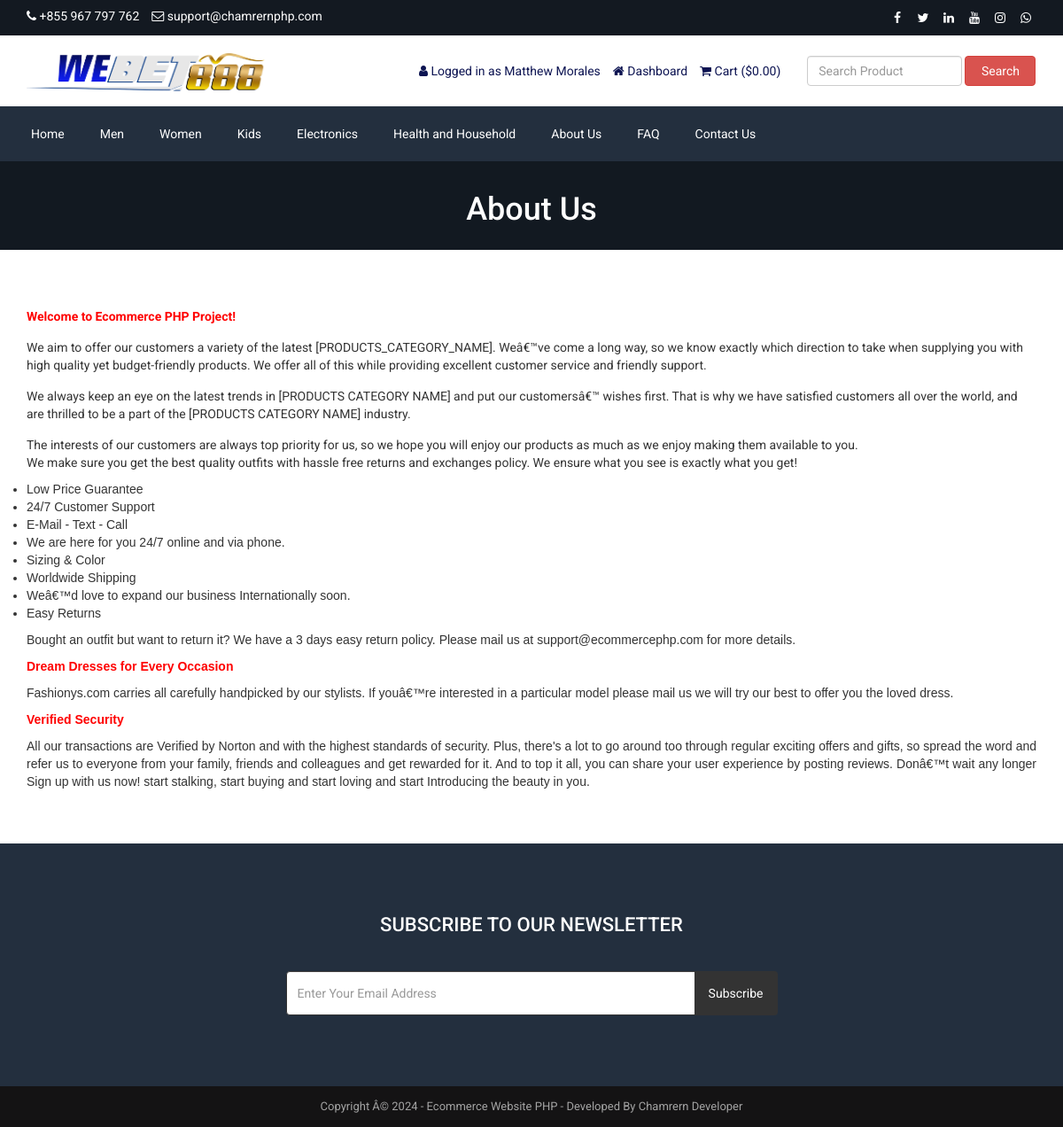
The page /about.php (signed in) on the database its author committed.
### tables this page shows
CREATE TABLE IF NOT EXISTS `tbl_settings` (
  `id` int(11) NOT NULL AUTO_INCREMENT,
  `logo` varchar(255) NOT NULL,
  `favicon` varchar(255) NOT NULL,
  `footer_about` text NOT NULL,
  `footer_copyright` text NOT NULL,
  `contact_address` text NOT NULL,
  `contact_email` varchar(255) NOT NULL,
  `contact_phone` varchar(255) NOT NULL,
  `contact_fax` varchar(255) NOT NULL,
  `contact_map_iframe` text NOT NULL,
  `receive_email` varchar(255) NOT NULL,
  `receive_email_subject` varchar(255) NOT NULL,
  `receive_email_thank_you_message` text NOT NULL,
  `forget_password_message` text NOT NULL,
  `total_recent_post_footer` int(10) NOT NULL,
  `total_popular_post_footer` int(10) NOT NULL,
  `total_recent_post_sidebar` int(11) NOT NULL,
  `total_popular_post_sidebar` int(11) NOT NULL,
  `total_featured_product_home` int(11) NOT NULL,
  `total_latest_product_home` int(11) NOT NULL,
  `total_popular_product_home` int(11) NOT NULL,
  `meta_title_home` text NOT NULL,
  `meta_keyword_home` text NOT NULL,
  `meta_description_home` text NOT NULL,
  `banner_login` varchar(255) NOT NULL,
  `banner_registration` varchar(255) NOT NULL,
  `banner_forget_password` varchar(255) NOT NULL,
  `banner_reset_password` varchar(255) NOT NULL,
  `banner_search` varchar(255) NOT NULL,
  `banner_cart` varchar(255) NOT NULL,
  `banner_checkout` varchar(255) NOT NULL,
  `banner_product_category` varchar(255) NOT NULL,
  `banner_blog` varchar(255) NOT NULL,
  `cta_title` varchar(255) NOT NULL,
  `cta_content` text NOT NULL,
  `cta_read_more_text` varchar(255) NOT NULL,
  `cta_read_more_url` varchar(255) NOT NULL,
  `cta_photo` varchar(255) NOT NULL,
  `featured_product_title` varchar(255) NOT NULL,
  `featured_product_subtitle` varchar(255) NOT NULL,
  `latest_product_title` varchar(255) NOT NULL,
  `latest_product_subtitle` varchar(255) NOT NULL,
  `popular_product_title` varchar(255) NOT NULL,
  `popular_product_subtitle` varchar(255) NOT NULL,
  `testimonial_title` varchar(255) NOT NULL,
  `testimonial_subtitle` varchar(255) NOT NULL,
  `testimonial_photo` varchar(255) NOT NULL,
  `blog_title` varchar(255) NOT NULL,
  `blog_subtitle` varchar(255) NOT NULL,
  `newsletter_text` text NOT NULL,
  `paypal_email` varchar(255) NOT NULL,
  `stripe_public_key` varchar(255) NOT NULL,
  `stripe_secret_key` varchar(255) NOT NULL,
  `bank_detail` text NOT NULL,
  `before_head` text NOT NULL,
  `after_body` text NOT NULL,
  `before_body` text NOT NULL,
  `home_service_on_off` int(11) NOT NULL,
  `home_welcome_on_off` int(11) NOT NULL,
  `home_featured_product_on_off` int(11) NOT NULL,
  `home_latest_product_on_off` int(11) NOT NULL,
  `home_popular_product_on_off` int(11) NOT NULL,
  `home_testimonial_on_off` int(11) NOT NULL,
  `home_blog_on_off` int(11) NOT NULL,
  `newsletter_on_off` int(11) NOT NULL,
  `ads_above_welcome_on_off` int(1) NOT NULL,
  `ads_above_featured_product_on_off` int(1) NOT NULL,
  `ads_above_latest_product_on_off` int(1) NOT NULL,
  `ads_above_popular_product_on_off` int(1) NOT NULL,
  `ads_above_testimonial_on_off` int(1) NOT NULL,
  `ads_category_sidebar_on_off` int(1) NOT NULL,
  PRIMARY KEY (`id`)
);

CREATE TABLE IF NOT EXISTS `tbl_social` (
  `social_id` int(11) NOT NULL AUTO_INCREMENT,
  `social_name` varchar(30) NOT NULL,
  `social_url` varchar(255) NOT NULL,
  `social_icon` varchar(30) NOT NULL,
  PRIMARY KEY (`social_id`)
);

CREATE TABLE IF NOT EXISTS `tbl_top_category` (
  `tcat_id` int(11) NOT NULL AUTO_INCREMENT,
  `tcat_name` varchar(255) NOT NULL,
  `show_on_menu` int(1) NOT NULL,
  PRIMARY KEY (`tcat_id`)
);

CREATE TABLE IF NOT EXISTS `tbl_page` (
  `id` int(11) NOT NULL AUTO_INCREMENT,
  `about_title` varchar(255) NOT NULL,
  `about_content` text NOT NULL,
  `about_banner` varchar(255) NOT NULL,
  `about_meta_title` varchar(255) NOT NULL,
  `about_meta_keyword` text NOT NULL,
  `about_meta_description` text NOT NULL,
  `faq_title` varchar(255) NOT NULL,
  `faq_banner` varchar(255) NOT NULL,
  `faq_meta_title` varchar(255) NOT NULL,
  `faq_meta_keyword` text NOT NULL,
  `faq_meta_description` text NOT NULL,
  `blog_title` varchar(255) NOT NULL,
  `blog_banner` varchar(255) NOT NULL,
  `blog_meta_title` varchar(255) NOT NULL,
  `blog_meta_keyword` text NOT NULL,
  `blog_meta_description` text NOT NULL,
  `contact_title` varchar(255) NOT NULL,
  `contact_banner` varchar(255) NOT NULL,
  `contact_meta_title` varchar(255) NOT NULL,
  `contact_meta_keyword` text NOT NULL,
  `contact_meta_description` text NOT NULL,
  `pgallery_title` varchar(255) NOT NULL,
  `pgallery_banner` varchar(255) NOT NULL,
  `pgallery_meta_title` varchar(255) NOT NULL,
  `pgallery_meta_keyword` text NOT NULL,
  `pgallery_meta_description` text NOT NULL,
  `vgallery_title` varchar(255) NOT NULL,
  `vgallery_banner` varchar(255) NOT NULL,
  `vgallery_meta_title` varchar(255) NOT NULL,
  `vgallery_meta_keyword` text NOT NULL,
  `vgallery_meta_description` text NOT NULL,
  PRIMARY KEY (`id`)
);

### about.php (the view)
<?php require_once('header.php'); ?>
<?php
$statement = $pdo->prepare("SELECT * FROM tbl_page WHERE id=1");
$statement->execute();
$result = $statement->fetchAll(PDO::FETCH_ASSOC);
foreach ($result as $row) {
   $about_title = $row['about_title'];
    $about_content = $row['about_content'];
    $about_banner = $row['about_banner'];
}
?>
<div class="page-banner" style="background-image: url(assets/uploads/<?php echo $about_banner; ?>);">
    <div class="inner">
        <h1><?php echo $about_title; ?></h1>
    </div>
</div>
<div class="page">
    <div class="container">
        <div class="row">
            <div class="col-md-12">
                <p>
                    <?php echo $about_content; ?>
                </p>
            </div>
        </div>
    </div>
</div>
<?php require_once('footer.php'); ?>

### header.php (shortened to what this page needs)
<?php
include("admin/inc/config.php");
$statement = $pdo->prepare("SELECT * FROM tbl_settings WHERE id=1");
$statement->execute();
$result = $statement->fetchAll(PDO::FETCH_ASSOC);
foreach ($result as $row) {
	$logo = $row['logo'];
	$contact_email = $row['contact_email'];
	$contact_phone = $row['contact_phone'];
}
?>
<!DOCTYPE html>
<html lang="en">
<head>
	<link rel="stylesheet" href="assets/css/bootstrap.min.css">
	<link rel="stylesheet" href="assets/css/font-awesome.min.css">
	<link rel="stylesheet" href="assets/css/owl.carousel.min.css">
	<link rel="stylesheet" href="assets/css/owl.theme.default.min.css">
	<link rel="stylesheet" href="assets/css/jquery.bxslider.min.css">
	<link rel="stylesheet" href="assets/css/magnific-popup.css">
	<link rel="stylesheet" href="assets/css/rating.css">
	<link rel="stylesheet" href="assets/css/spacing.css">
	<link rel="stylesheet" href="assets/css/bootstrap-touch-slider.css">
	<link rel="stylesheet" href="assets/css/animate.min.css">
	<link rel="stylesheet" href="assets/css/tree-menu.css">
	<link rel="stylesheet" href="assets/css/select2.min.css">
	<link rel="stylesheet" href="assets/css/main.css">
	<link rel="stylesheet" href="assets/css/responsive.css">
	<?php
	$statement = $pdo->prepare("SELECT * FROM tbl_page WHERE id=1");
	$statement->execute();
	$result = $statement->fetchAll(PDO::FETCH_ASSOC);
	?>
</head>
<body>
	<div class="top">
		<div class="container">
			<div class="row">
				<div class="col-md-6 col-sm-6 col-xs-12">
					<div class="left">
						<ul>
							<li><i class="fa fa-phone"></i> <?php echo $contact_phone; ?></li>
							<li><i class="fa fa-envelope-o"></i> <?php echo $contact_email; ?></li>
						</ul>
					</div>
				</div>
				<div class="col-md-6 col-sm-6 col-xs-12">
					<div class="right">
						<ul>
							<?php
							$statement = $pdo->prepare("SELECT * FROM tbl_social");
							$statement->execute();
							$result = $statement->fetchAll(PDO::FETCH_ASSOC);
							foreach ($result as $row) {
							?>
								<?php if ($row['social_url'] != '') : ?>
									<li><a href="<?php echo $row['social_url']; ?>"><i class="<?php echo $row['social_icon']; ?>"></i></a></li>
								<?php endif; ?>
							<?php
							}
							?>
						</ul>
					</div>
				</div>
			</div>
		</div>
	</div>
	<div class="header" id="head">
		<div class="container">
			<div class="row inner">
				<div class="col-md-4 logo">
					<a href="/"><img src="assets/uploads/<?php echo $logo; ?>" alt="logo image"></a>
				</div>
				<div class="col-md-5 right">
					<ul>
						<?php
						if (isset($_SESSION['customer'])) {
						?>
							<li><i class="fa fa-user"></i> <?php echo LANG_VALUE_13; ?> <?php echo $_SESSION['customer']['cust_name']; ?></li>
							<li><a href="dashboard.php"><i class="fa fa-home"></i> <?php echo LANG_VALUE_89; ?></a></li>
						<?php
						} else {
						?>
							<li><a href="login.php"><i class="fa fa-sign-in"></i> <?php echo LANG_VALUE_9; ?></a></li>
							<li><a href="registration.php"><i class="fa fa-user-plus"></i> <?php echo LANG_VALUE_15; ?></a></li>
						<?php
						}
						?>
						<li><a href="cart.php"><i class="fa fa-shopping-cart"></i> <?php echo LANG_VALUE_18; ?> (<?php echo LANG_VALUE_1; ?><?php
																																			if (isset($_SESSION['cart_p_id'])) {
																																				$table_total_price = 0;
																																				$i = 0;
																																				foreach ($_SESSION['cart_p_qty'] as $key => $value) {
																																					$i++;
																																					$arr_cart_p_qty[$i] = $value;
																																				}
																																				$i = 0;
																																				foreach ($_SESSION['cart_p_current_price'] as $key => $value) {
																																					$i++;
																																					$arr_cart_p_current_price[$i] = $value;
																																				}
																																				for ($i = 1; $i <= count($arr_cart_p_qty); $i++) {
																																					$row_total_price = $arr_cart_p_current_price[$i] * $arr_cart_p_qty[$i];
																																					$table_total_price = $table_total_price + $row_total_price;
																																				}
																																				echo $table_total_price;
																																			} else {
																																				echo '0.00';
																																			}
																																			?>)</a></li>
					</ul>
				</div>
				<div class="col-md-3 search-area">
					<form class="navbar-form navbar-left" role="search" action="search-result.php" method="get">
						<div class="form-group">
							<input type="text" class="form-control search-top" placeholder="<?php echo LANG_VALUE_2; ?>" name="search_text">
						</div>
						<button type="submit" class="btn btn-danger"><?php echo LANG_VALUE_3; ?></button>
					</form>
				</div>
			</div>
		</div>
	</div>
	<div class="nav" id="navBar">
		<div class="container" id="menu">
			<div class="row">
				<div class="col-md-12 pl_0 pr_0">
					<div class="menu-container">
						<div class="menu">
							<ul>
								<li><a href="/">Home</a></li>
								<?php
								$statement = $pdo->prepare("SELECT * FROM tbl_top_category WHERE show_on_menu=1");
								$statement->execute();
								$result = $statement->fetchAll(PDO::FETCH_ASSOC);
								foreach ($result as $row) {
								?>
									<li><a href="product-category?id=<?php echo $row['tcat_id']; ?>&type=top-category"><?php echo $row['tcat_name']; ?></a>
									</li>
								<?php
								}
								?>
								<?php
								$statement = $pdo->prepare("SELECT * FROM tbl_page WHERE id=1");
								$statement->execute();
								$result = $statement->fetchAll(PDO::FETCH_ASSOC);
								foreach ($result as $row) {
									$about_title = $row['about_title'];
									$faq_title = $row['faq_title'];
									$contact_title = $row['contact_title'];
								}
								?>
								<li><a href="about"><?php echo $about_title; ?></a></li>
								<li><a href="faq"><?php echo $faq_title; ?></a></li>
								<li><a href="contact"><?php echo $contact_title; ?></a></li>
							</ul>
						</div>
					</div>
				</div>
			</div>
		</div>
	</div>

### footer.php (shortened to what this page needs)
<?php
$statement = $pdo->prepare("SELECT * FROM tbl_settings WHERE id=1");
$statement->execute();
$result = $statement->fetchAll(PDO::FETCH_ASSOC);
foreach ($result as $row) {
	$footer_copyright = $row['footer_copyright'];
	$newsletter_on_off = $row['newsletter_on_off'];
}
?>
<?php if ($newsletter_on_off == 1) : ?>
	<section class="home-newsletter">
		<div class="container">
			<div class="row">
				<div class="col-md-6 col-md-offset-3">
					<div class="single">
						<form action="" method="post">
							<h2><?php echo LANG_VALUE_93; ?></h2>
							<div class="input-group">
								<input type="email" class="form-control" placeholder="<?php echo LANG_VALUE_95; ?>" name="email_subscribe">
								<span class="input-group-btn">
									<button class="btn btn-theme" type="submit" name="form_subscribe"><?php echo LANG_VALUE_92; ?></button>
								</span>
							</div>
					</div>
				</div>
			</div>
		</div>
	</section>
<?php endif; ?>
<div class="footer-bottom">
	<div class="container">
		<div class="row">
			<div class="col-md-12 copyright">
				<?php echo $footer_copyright; ?>
			</div>
		</div>
	</div>
</div>
</body>
</html>

### rows shown on the page
tbl_settings: contact_phone "+855 967 797 762", contact_email "support@chamrernphp.com", logo (picture), footer_copyright "Copyright Â© 2024 - Ecommerce Website PHP - Developed By Chamrern Developer"
tbl_top_category: tcat_name "Men"
tbl_top_category: tcat_name "Women"
tbl_top_category: tcat_name "Kids"
tbl_top_category: tcat_name "Electronics"
tbl_top_category: tcat_name "Health and Household"
tbl_page: about_title "About Us", faq_title "FAQ", contact_title "Contact Us", about_banner (picture), about_content "Welcome to Ecommerce PHP Project! We aim to offer our customers a variety of the latest [PRODUCTS_CATEGORY_NAME]. Weâ€™ve come a long way, so we know exactly which direction to take when supplying you with high quality yet budget-friendly products. We offer all of this while providing excellent customer service and friendly support. We always keep an eye on the latest trends in [PRODUCTS CATEGORY NAME] and put our customersâ€™ wishes first. That is why we have satisfied customers all over the world, and are thrilled to be a part of the [PRODUCTS CATEGORY NAME] industry. The interests of our customers are always top priority for us, so we hope you will enjoy our products as much as we enjoy…"

### other values the page prints
LANG_VALUE_13 "Logged in as"
$_SESSION['customer']['cust_name'] "Matthew Morales"
LANG_VALUE_89 "Dashboard"
LANG_VALUE_18 "Cart"
LANG_VALUE_1 "$"
LANG_VALUE_3 "Search"
LANG_VALUE_93 "SUBSCRIBE TO OUR NEWSLETTER"
LANG_VALUE_92 "Subscribe"
